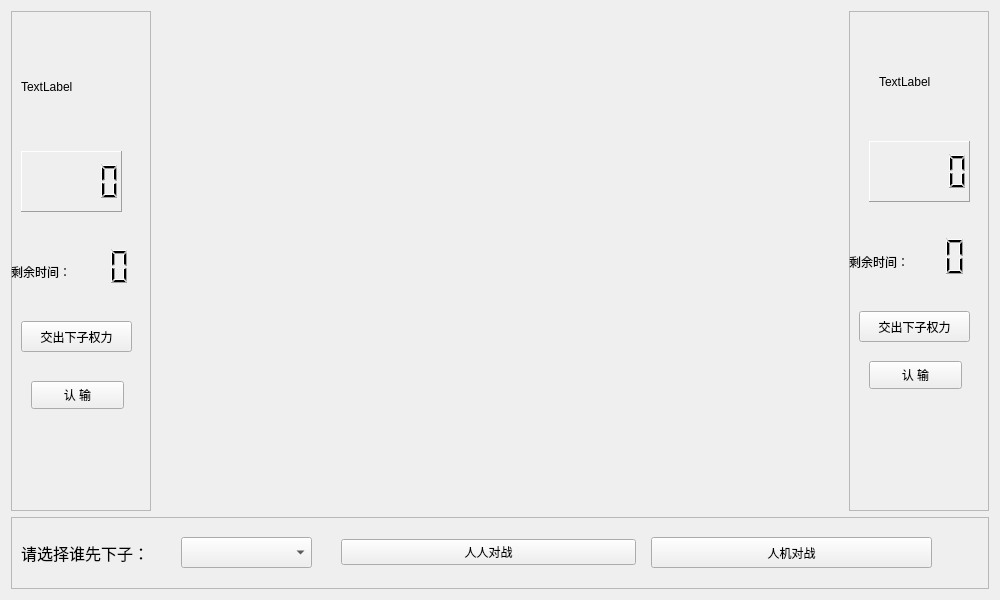
<?xml version="1.0" encoding="UTF-8"?>
<ui version="4.0">
 <class>ChessForm</class>
 <widget class="QWidget" name="ChessForm">
  <property name="enabled">
   <bool>true</bool>
  </property>
  <property name="geometry">
   <rect>
    <x>0</x>
    <y>0</y>
    <width>1000</width>
    <height>600</height>
   </rect>
  </property>
  <property name="sizePolicy">
   <sizepolicy hsizetype="Preferred" vsizetype="Preferred">
    <horstretch>0</horstretch>
    <verstretch>0</verstretch>
   </sizepolicy>
  </property>
  <property name="minimumSize">
   <size>
    <width>1000</width>
    <height>600</height>
   </size>
  </property>
  <property name="maximumSize">
   <size>
    <width>1000</width>
    <height>600</height>
   </size>
  </property>
  <property name="windowTitle">
   <string>Form</string>
  </property>
  <layout class="QGridLayout" name="gridLayout_2">
   <item row="0" column="2">
    <widget class="QFrame" name="frame_2">
     <property name="minimumSize">
      <size>
       <width>0</width>
       <height>500</height>
      </size>
     </property>
     <property name="maximumSize">
      <size>
       <width>140</width>
       <height>16777215</height>
      </size>
     </property>
     <property name="frameShape">
      <enum>QFrame::StyledPanel</enum>
     </property>
     <property name="frameShadow">
      <enum>QFrame::Raised</enum>
     </property>
     <widget class="QLabel" name="lbl2">
      <property name="geometry">
       <rect>
        <x>30</x>
        <y>30</y>
        <width>91</width>
        <height>81</height>
       </rect>
      </property>
      <property name="text">
       <string>TextLabel</string>
      </property>
     </widget>
     <widget class="QLCDNumber" name="lcdNumber2">
      <property name="geometry">
       <rect>
        <x>20</x>
        <y>130</y>
        <width>101</width>
        <height>61</height>
       </rect>
      </property>
      <property name="frameShape">
       <enum>QFrame::Panel</enum>
      </property>
     </widget>
     <widget class="QPushButton" name="btn_blackHandOut">
      <property name="geometry">
       <rect>
        <x>10</x>
        <y>300</y>
        <width>111</width>
        <height>31</height>
       </rect>
      </property>
      <property name="font">
       <font>
        <family>楷体</family>
       </font>
      </property>
      <property name="text">
       <string>交出下子权力</string>
      </property>
     </widget>
     <widget class="QPushButton" name="btn_blackGameOver">
      <property name="geometry">
       <rect>
        <x>20</x>
        <y>350</y>
        <width>93</width>
        <height>28</height>
       </rect>
      </property>
      <property name="font">
       <font>
        <family>楷体</family>
       </font>
      </property>
      <property name="text">
       <string>认 输</string>
      </property>
     </widget>
     <widget class="QLabel" name="lbl_b">
      <property name="geometry">
       <rect>
        <x>0</x>
        <y>230</y>
        <width>72</width>
        <height>41</height>
       </rect>
      </property>
      <property name="font">
       <font>
        <family>楷体</family>
       </font>
      </property>
      <property name="text">
       <string>剩余时间：</string>
      </property>
     </widget>
     <widget class="QLCDNumber" name="lcd_blackLeftTime">
      <property name="geometry">
       <rect>
        <x>10</x>
        <y>220</y>
        <width>111</width>
        <height>51</height>
       </rect>
      </property>
      <property name="font">
       <font>
        <family>楷体</family>
       </font>
      </property>
      <property name="frameShape">
       <enum>QFrame::NoFrame</enum>
      </property>
     </widget>
    </widget>
   </item>
   <item row="1" column="0" colspan="3">
    <widget class="QFrame" name="frame_3">
     <property name="minimumSize">
      <size>
       <width>800</width>
       <height>70</height>
      </size>
     </property>
     <property name="maximumSize">
      <size>
       <width>16777215</width>
       <height>120</height>
      </size>
     </property>
     <property name="frameShape">
      <enum>QFrame::StyledPanel</enum>
     </property>
     <property name="frameShadow">
      <enum>QFrame::Raised</enum>
     </property>
     <widget class="QComboBox" name="cbox_item">
      <property name="geometry">
       <rect>
        <x>170</x>
        <y>20</y>
        <width>131</width>
        <height>31</height>
       </rect>
      </property>
      <property name="sizePolicy">
       <sizepolicy hsizetype="Preferred" vsizetype="Preferred">
        <horstretch>0</horstretch>
        <verstretch>0</verstretch>
       </sizepolicy>
      </property>
      <property name="font">
       <font>
        <family>楷体</family>
       </font>
      </property>
     </widget>
     <widget class="QWidget" name="layoutWidget">
      <property name="geometry">
       <rect>
        <x>330</x>
        <y>20</y>
        <width>295</width>
        <height>30</height>
       </rect>
      </property>
      <layout class="QHBoxLayout" name="horizontalLayout">
       <item>
        <widget class="QPushButton" name="btn_pvp">
         <property name="font">
          <font>
           <family>楷体</family>
          </font>
         </property>
         <property name="text">
          <string>人人对战</string>
         </property>
        </widget>
       </item>
      </layout>
     </widget>
     <widget class="QPushButton" name="btn_pvc">
      <property name="geometry">
       <rect>
        <x>640</x>
        <y>20</y>
        <width>281</width>
        <height>31</height>
       </rect>
      </property>
      <property name="font">
       <font>
        <family>楷体</family>
       </font>
      </property>
      <property name="text">
       <string>人机对战</string>
      </property>
     </widget>
     <widget class="QLabel" name="label">
      <property name="geometry">
       <rect>
        <x>10</x>
        <y>15</y>
        <width>161</width>
        <height>41</height>
       </rect>
      </property>
      <property name="font">
       <font>
        <family>楷体</family>
        <pointsize>12</pointsize>
       </font>
      </property>
      <property name="text">
       <string>请选择谁先下子：</string>
      </property>
     </widget>
    </widget>
   </item>
   <item row="0" column="1">
    <layout class="QGridLayout" name="gridLayout"/>
   </item>
   <item row="0" column="0">
    <widget class="QFrame" name="frame">
     <property name="maximumSize">
      <size>
       <width>140</width>
       <height>16777215</height>
      </size>
     </property>
     <property name="frameShape">
      <enum>QFrame::StyledPanel</enum>
     </property>
     <property name="frameShadow">
      <enum>QFrame::Raised</enum>
     </property>
     <widget class="QLabel" name="lbl1">
      <property name="geometry">
       <rect>
        <x>10</x>
        <y>30</y>
        <width>101</width>
        <height>91</height>
       </rect>
      </property>
      <property name="text">
       <string>TextLabel</string>
      </property>
     </widget>
     <widget class="QLCDNumber" name="lcdNumber1">
      <property name="geometry">
       <rect>
        <x>10</x>
        <y>140</y>
        <width>101</width>
        <height>61</height>
       </rect>
      </property>
      <property name="frameShape">
       <enum>QFrame::Panel</enum>
      </property>
     </widget>
     <widget class="QPushButton" name="btn_whiteHandOut">
      <property name="geometry">
       <rect>
        <x>10</x>
        <y>310</y>
        <width>111</width>
        <height>31</height>
       </rect>
      </property>
      <property name="font">
       <font>
        <family>楷体</family>
        <pointsize>9</pointsize>
       </font>
      </property>
      <property name="text">
       <string>交出下子权力</string>
      </property>
     </widget>
     <widget class="QPushButton" name="btn_whiteGameOver">
      <property name="geometry">
       <rect>
        <x>20</x>
        <y>370</y>
        <width>93</width>
        <height>28</height>
       </rect>
      </property>
      <property name="font">
       <font>
        <family>楷体</family>
       </font>
      </property>
      <property name="text">
       <string>认 输</string>
      </property>
     </widget>
     <widget class="QLabel" name="lbl_w">
      <property name="geometry">
       <rect>
        <x>0</x>
        <y>240</y>
        <width>72</width>
        <height>41</height>
       </rect>
      </property>
      <property name="font">
       <font>
        <family>楷体</family>
       </font>
      </property>
      <property name="text">
       <string>剩余时间：</string>
      </property>
     </widget>
     <widget class="QLCDNumber" name="lcd_whiteLeftTime">
      <property name="geometry">
       <rect>
        <x>20</x>
        <y>230</y>
        <width>101</width>
        <height>51</height>
       </rect>
      </property>
      <property name="font">
       <font>
        <family>楷体</family>
        <pointsize>12</pointsize>
       </font>
      </property>
      <property name="frameShape">
       <enum>QFrame::NoFrame</enum>
      </property>
     </widget>
    </widget>
   </item>
  </layout>
 </widget>
 <resources/>
 <connections/>
</ui>
